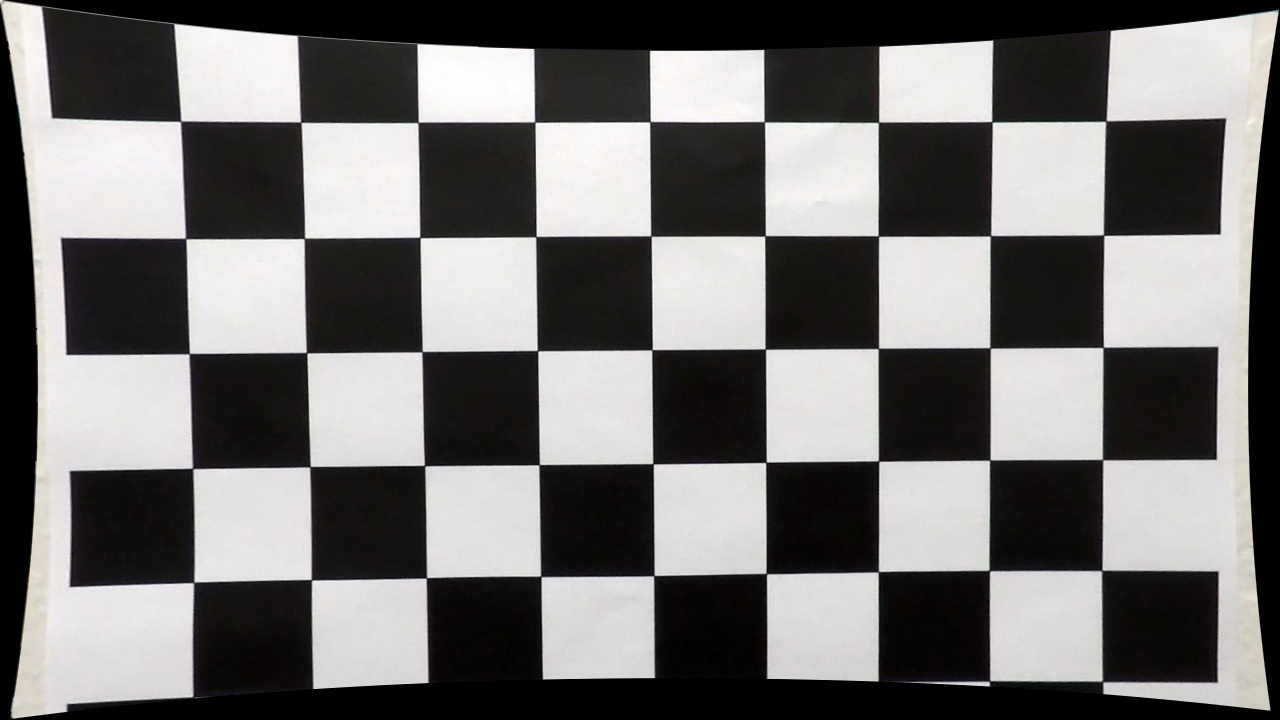
#> input picture calibrated_image.jpg, 1280 x 720 px
$ python -i binary_image.py   (imports and definitions only)   (older library calls are emulated)
#> lines starting #> are read from the running program, lines starting #| are printed output that depends on the picture; after the words box and inside, x2 and y2 are one past the last pixel; in counts of white or black regions, pixels touching at a corner belong together
#> further down, picture is the input picture: shape (720, 1280, 3); mean B, G, R 112.9, 113.5, 115.1
import numpy as np
import cv2

def combine_thresholds(image):

    ##combine binary images
    mag_binary = magnitude_threshold(image, sobel_kernel=3, mag_thresh=(50,255))
    color_binary = color_threshold(image, s_thresh=(100,255), v_thresh=(50,255))

    combined_binary = np.zeros_like(mag_binary)
    combined_binary[(mag_binary == 1) | (color_binary == 1)] = 1

    return combined_binary

def magnitude_threshold(image, sobel_kernel=7, mag_thresh=(3, 255)):

#> called with sobel_kernel = 3, mag_thresh = (50, 255)
    gray = cv2.cvtColor(image, cv2.COLOR_BGR2GRAY)

    # Sobel u x i y pravcu
    sobelX= cv2.Sobel(gray, cv2.CV_64F, 1, 0, ksize=sobel_kernel)
    sobelY = cv2.Sobel(gray, cv2.CV_64F, 0, 1, ksize=sobel_kernel)
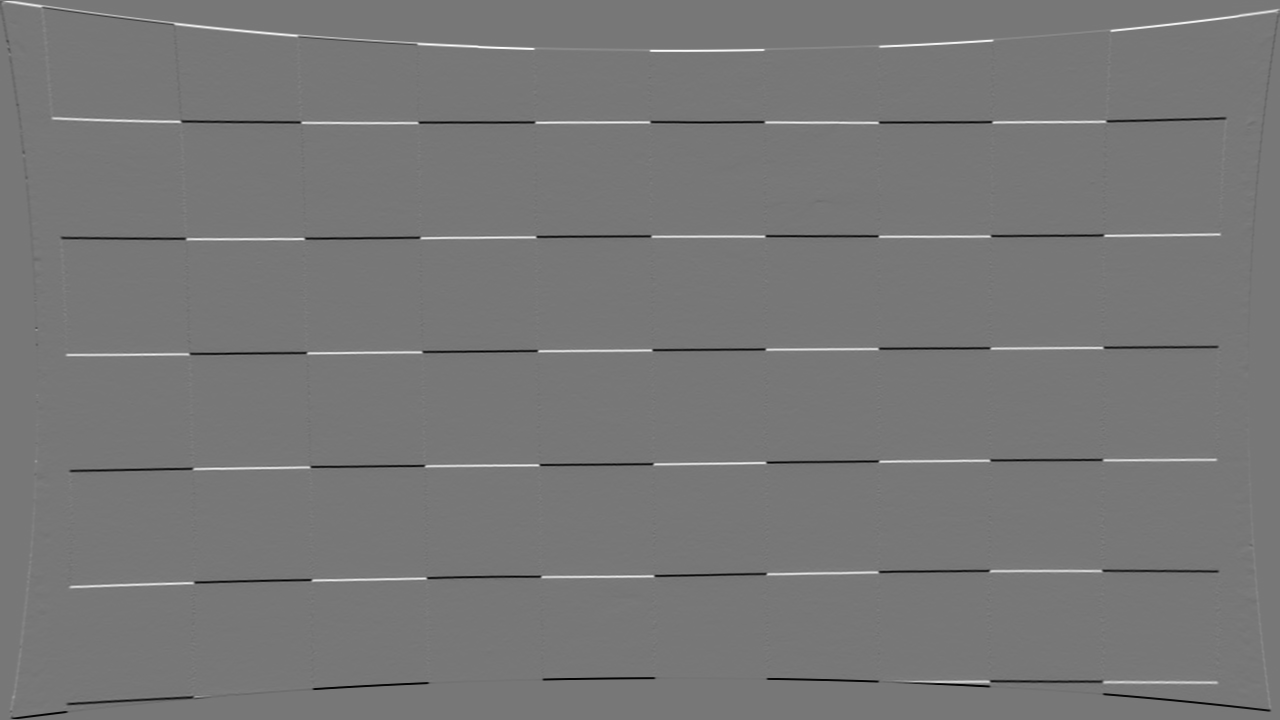
#> sobelY: shape (720, 1280) float64; min -891, max 1006, mean 0; drawn with min black and max white

    # Magnituda gradijenta
    magnitude = np.sqrt(sobelX**2 + sobelY**2)
    scaled_magnitude = np.uint8(255 * magnitude / np.max(magnitude))

    # Threshold
    binary_output = np.zeros_like(gray)
    binary_output[(scaled_magnitude >= mag_thresh[0]) & (scaled_magnitude <= mag_thresh[1])] = 1

    cv2.imshow("sobel", binary_output*255)
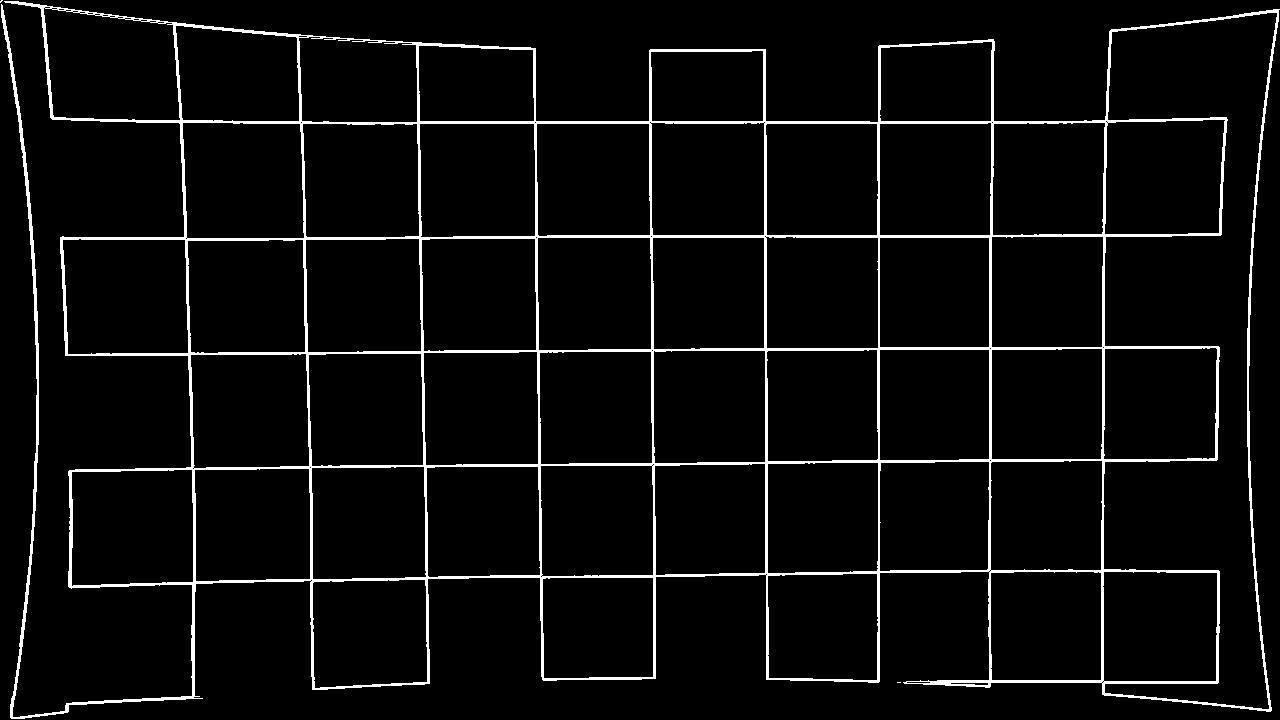
#> window 'sobel': shape (720, 1280); 4.8% white; 3 white regions (2 under 20 px), largest, box (x1, y1, x2, y2) and area: (1, 1, 1280, 719) 43947

    return binary_output


def color_threshold(image, s_thresh=(0, 255), v_thresh=(0, 255)):

#> called with s_thresh = (100, 255), v_thresh = (50, 255)
    hls = cv2.cvtColor(image, cv2.COLOR_RGB2HLS)
#> hls: shape (720, 1280, 3); mean of channels 0, 1, 2 97.1, 113.9, 21.3
    s_channel = hls[:,:,2]
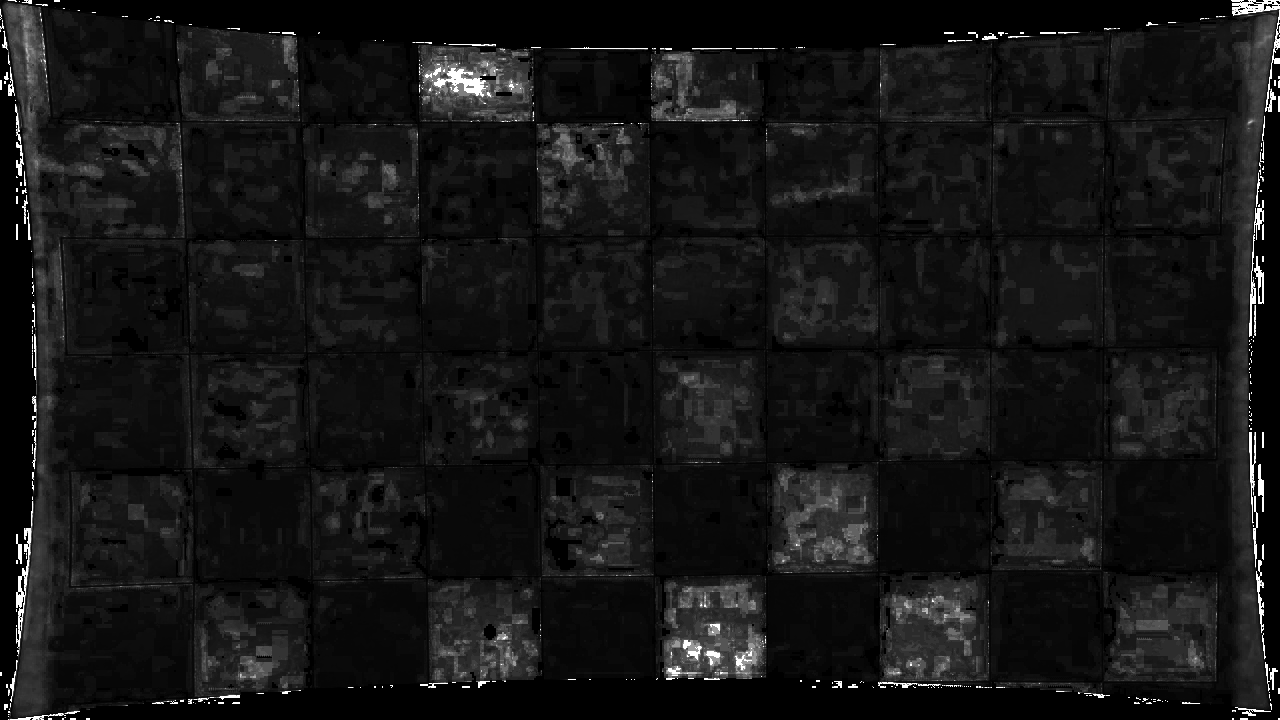
#> s_channel: shape (720, 1280); min 0, max 255, mean 21.3
    s_binary = np.zeros_like(s_channel)
    s_binary[(s_channel >= s_thresh[0]) & (s_channel <= s_thresh[1])] = 1

    hsv = cv2.cvtColor(image, cv2.COLOR_RGB2HSV)
#> hsv: shape (720, 1280, 3); mean H, S, V 97.1, 21.4, 115.3
    v_channel = hsv[:,:,2]
    v_binary = np.zeros_like(v_channel)
    v_binary[(v_channel >= v_thresh[0]) & (v_channel <= v_thresh[1])] = 1

    output = np.zeros_like(s_channel)
    output[(s_binary == 1) & (v_binary == 1)] = 1

    cv2.imshow("color filter", output*255)
    return output


>>> import cv2
>>> picture = cv2.imread('../calibrated_image.jpg')
>>> result = combine_thresholds(picture)
#> in combine_thresholds, `color_binary = color_threshold(image, s_thresh=(100,255), v_thresh=(50..`: color_binary: shape (720, 1280); values 0 (black) and 1 (white), 0.41% white; 255 white regions (231 under 20 px), largest, box (x1, y1, x2, y2) and area: (422, 61, 494, 98) 1483, (23, 18, 36, 64) 299, (476, 60, 503, 76) 189
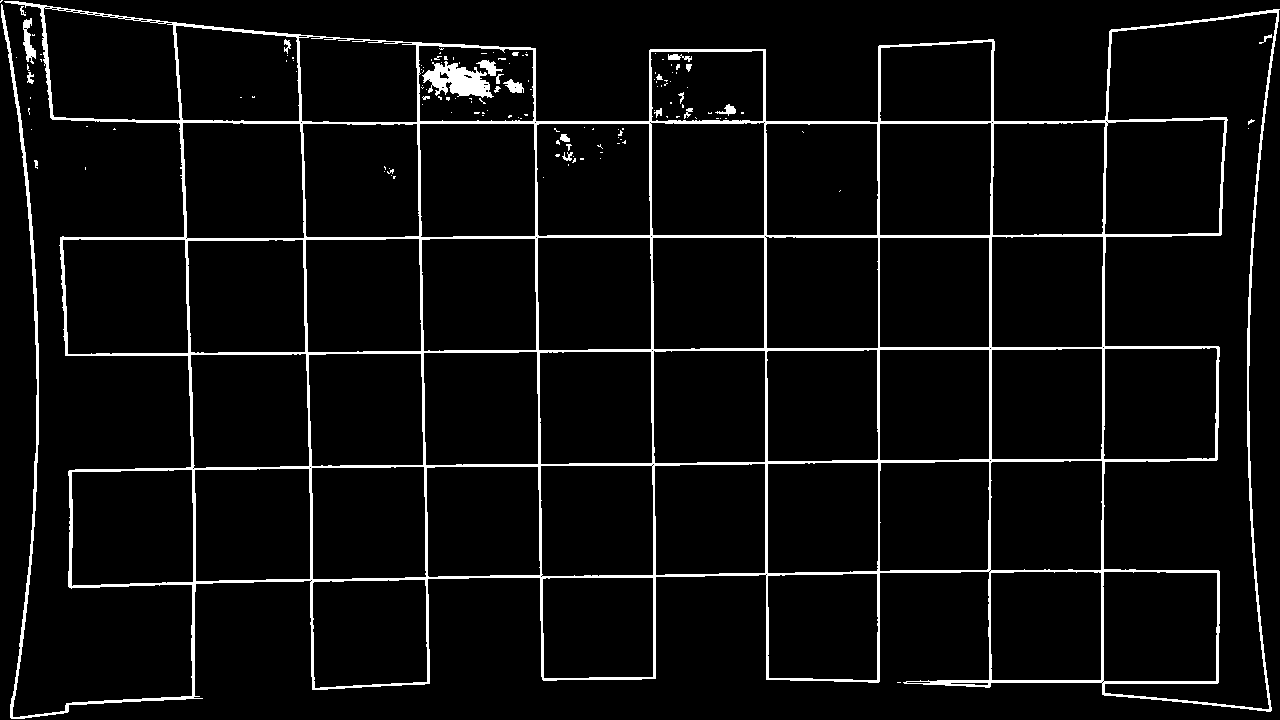
#> result: shape (720, 1280); values 0 (black) and 1 (white), 5.2% white; 141 white regions (117 under 20 px), largest, box (x1, y1, x2, y2) and area: (1, 1, 1280, 719) 44193, (422, 61, 494, 98) 1483, (23, 18, 36, 64) 299

$ run again, on calibration_c.jpg
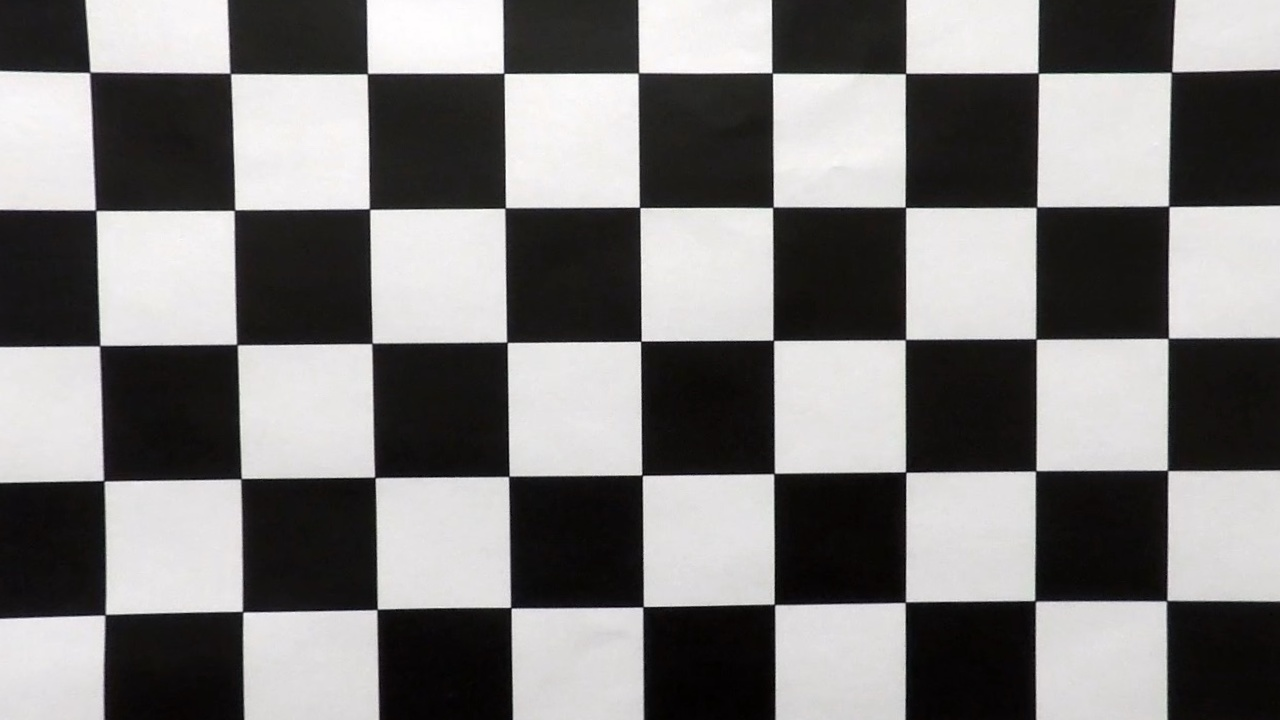
#> input picture calibration_c.jpg, 1280 x 720 px
#> picture is the input picture: shape (720, 1280, 3); mean B, G, R 123.2, 123.7, 125.3
#> in magnitude_threshold, `cv2.imshow("sobel", binary_output*255)`:
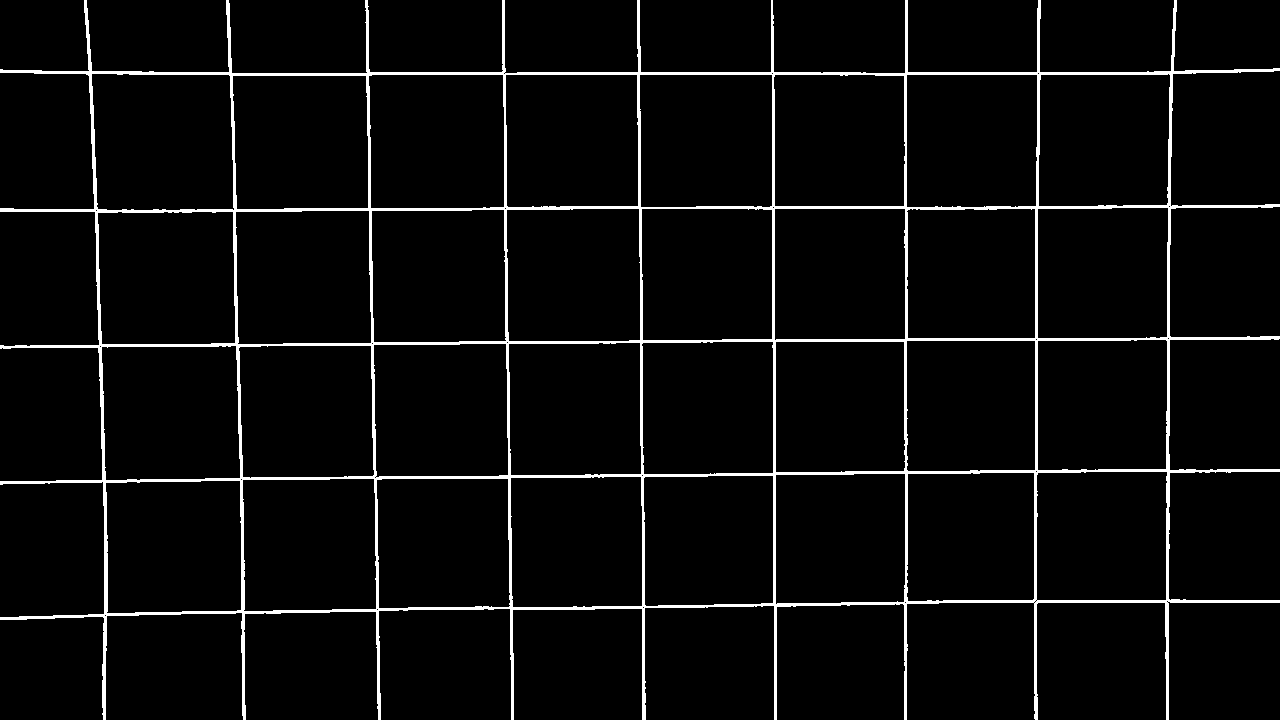
#> window 'sobel': shape (720, 1280); 4.2% white; 1 white region, box (x1, y1, x2, y2) and area: (0, 0, 1280, 720) 39096
#> hls: shape (720, 1280, 3); mean of channels 0, 1, 2 110.3, 124.2, 21.5
#> hsv: shape (720, 1280, 3); mean H, S, V 110.3, 23.3, 125.5
#> color_binary: shape (720, 1280); values 0 (black) and 1 (white), 0.46% white; 230 white regions (208 under 20 px), largest, box (x1, y1, x2, y2) and area: (372, 1, 454, 49) 2072, (436, 0, 467, 20) 242, (466, 22, 490, 39) 216
#> `result = combine_thresholds(picture)`:
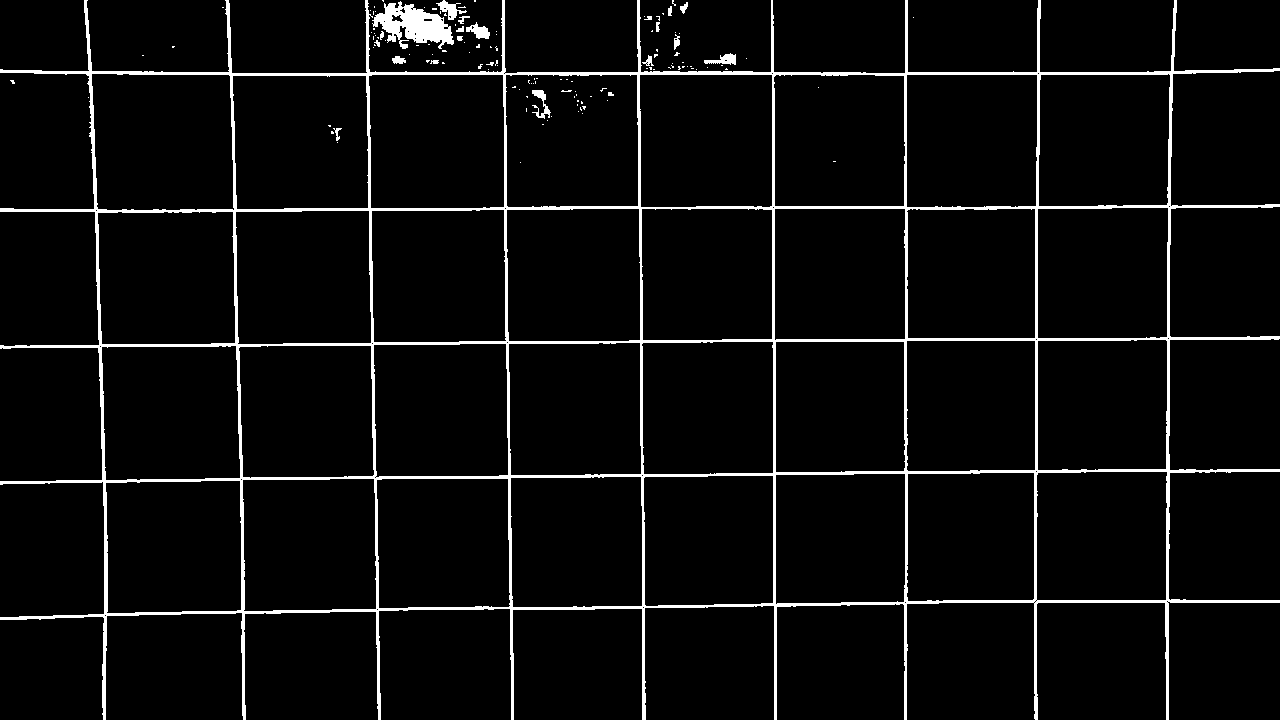
#> result: shape (720, 1280); values 0 (black) and 1 (white), 4.7% white; 130 white regions (109 under 20 px), largest, box (x1, y1, x2, y2) and area: (0, 0, 1280, 720) 39351, (372, 1, 454, 49) 2072, (436, 0, 467, 20) 242
